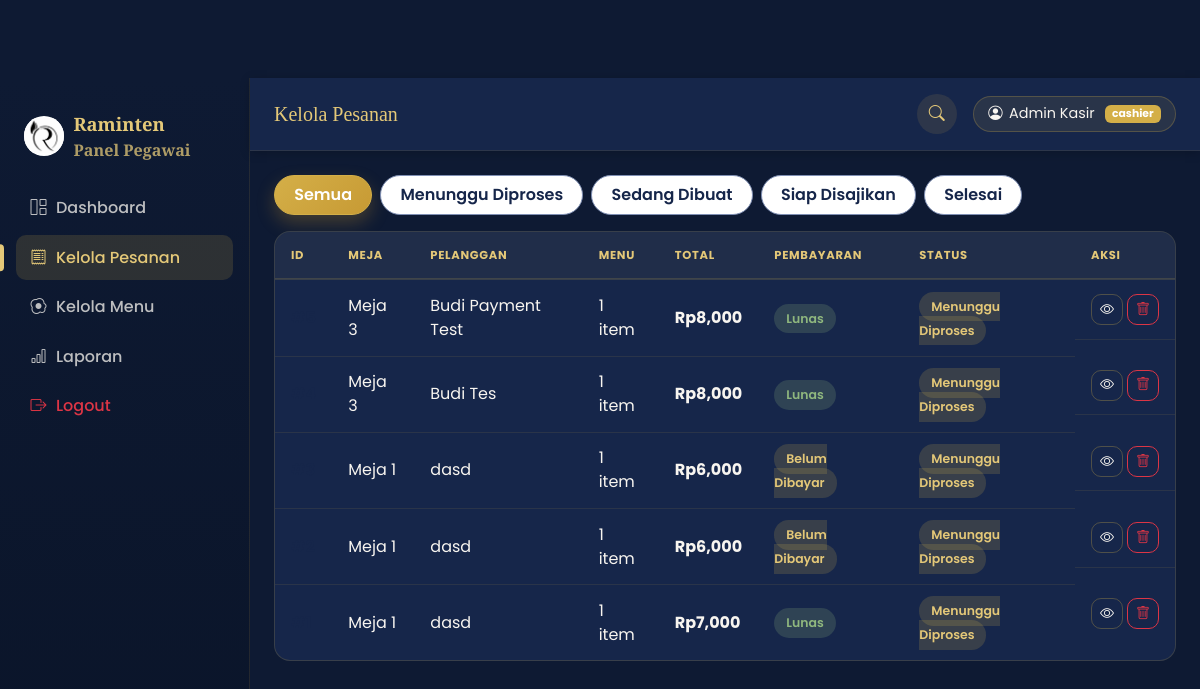
The app's page /admin/orders (signed in), older data.
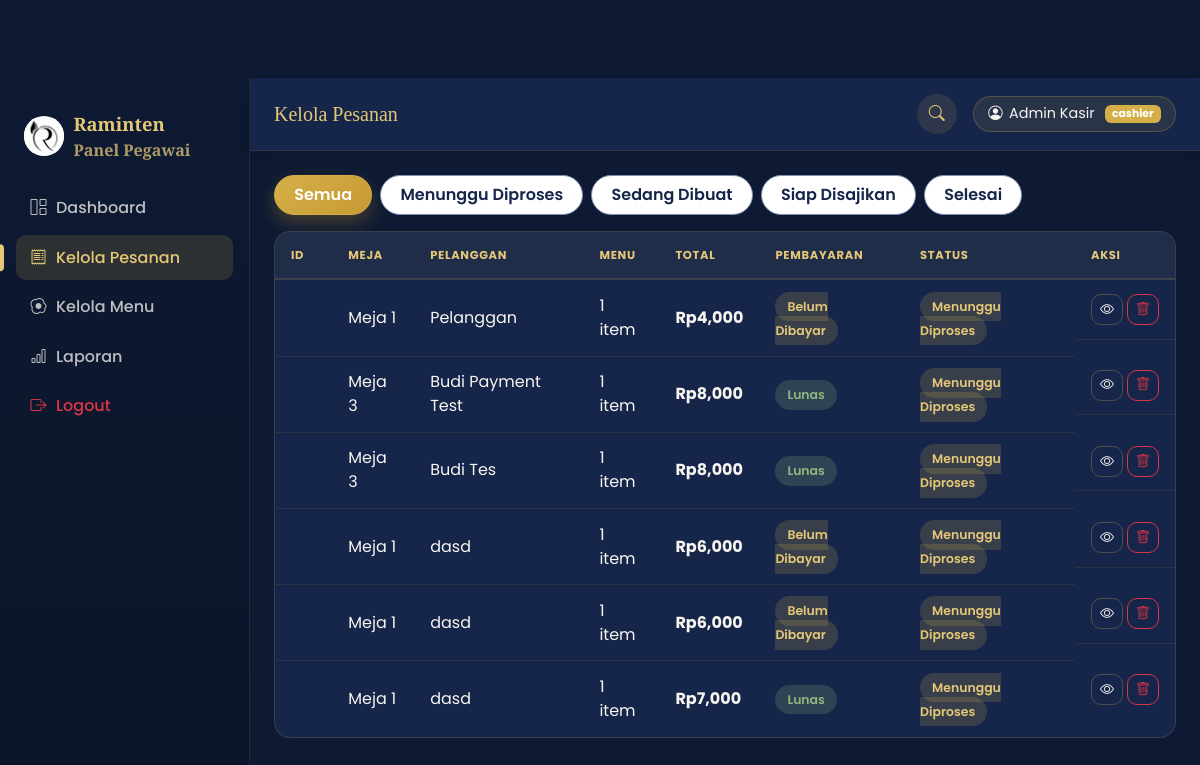
The same page, newer data.
### models/order.py (models this page shows, shortened)
class Order(db.Model):
    __tablename__ = "orders"
    id = db.Column(db.Integer, primary_key=True)
    order_number = db.Column(db.String(30), unique=True, nullable=True)
    table_id = db.Column(db.Integer, db.ForeignKey("tables.id"), nullable=True)
    table_number = db.Column(db.Integer, nullable=False)
    customer_name = db.Column(db.String(100), default="Pelanggan")
    customer_phone = db.Column(db.String(30), default="")
    note = db.Column(db.String(255), default="")
    _status = db.Column("status", db.String(30), default=STATUS_FLOW[0])
    _payment_status = db.Column("payment_status", db.String(20), default=PAYMENT_BELUM_DIBAYAR)
    payment_method = db.Column(db.String(20), default="QRIS")
    paid_at = db.Column(db.DateTime, nullable=True)
    created_at = db.Column(db.DateTime, default=datetime.utcnow)
    updated_at = db.Column(db.DateTime, default=datetime.utcnow, onupdate=datetime.utcnow)
    items = db.relationship("OrderItem", backref="order", lazy=True, cascade="all, delete-orphan")
    transaction = db.relationship("Transaction", backref="order", uselist=False, cascade="all, delete-orphan")
    @property
    def status(self):
        return self._status
    @status.setter
    def status(self, value):
        if value not in STATUS_FLOW:
            raise ValueError(f"Status pesanan '{value}' tidak valid.")
        self._status = value
        self.updated_at = datetime.utcnow()
    @property
    def payment_status(self):
        return self._payment_status
    @payment_status.setter
    def payment_status(self, value):
        if value not in PAYMENT_STATUS_FLOW:
            raise ValueError(f"Status pembayaran '{value}' tidak valid.")
        self._payment_status = value
    @property
    def total_price(self):
        return sum(item.subtotal for item in self.items)

class OrderItem(db.Model):
    __tablename__ = "order_items"
    id = db.Column(db.Integer, primary_key=True)
    order_id = db.Column(db.Integer, db.ForeignKey("orders.id"), nullable=False)
    menu_item_id = db.Column(db.Integer, db.ForeignKey("menu_items.id"), nullable=False)
    quantity = db.Column(db.Integer, default=1)
    price_at_order = db.Column(db.Float, nullable=False)
    @property
    def subtotal(self):
        return self.quantity * self.price_at_order

### routes/admin.py (the view)
@admin_bp.route("/orders")
@login_required
def orders():
    status_filter = request.args.get("status", "Semua")
    query = Order.query.order_by(Order.created_at.desc())
    if status_filter != "Semua":
        query = query.filter_by(_status=status_filter)
    order_list = query.all()
    return render_template("admin/orders.html", orders=order_list, status_filter=status_filter,
                            status_flow=STATUS_FLOW)

### routes/auth.py (called while the page is built)
def login_required(view_func):
    @wraps(view_func)
    def wrapped(*args, **kwargs):
        if not session.get("staff_id"):
            flash("Silakan login terlebih dahulu.", "warning")
            return redirect(url_for("auth.login"))
        return view_func(*args, **kwargs)
    return wrapped

### templates/admin/orders.html (shortened to what this page needs)
{% extends "admin/base.html" %}
{% block page_title %}Kelola Pesanan{% endblock %}
{% block content %}
<div class="d-flex gap-2 flex-wrap mb-3">
  <a href="{{ url_for('admin.orders', status='Semua') }}"
     class="category-pill {{ 'active' if status_filter=='Semua' }}">Semua</a>
  {% for s in status_flow %}
  <a href="{{ url_for('admin.orders', status=s) }}"
     class="category-pill {{ 'active' if status_filter==s }}">{{ s }}</a>
  {% endfor %}
</div>
<div class="stat-card p-0 table-responsive-card">
  <div class="table-responsive">
  <table class="table mb-0 align-middle">
    <thead>
      <tr>
        <th>ID</th>
        <th>Meja</th>
        <th>Pelanggan</th>
        <th>Menu</th>
        <th>Total</th>
        <th>Pembayaran</th>
        <th>Status</th>
        <th>Aksi</th>
      </tr>
    </thead>
    <tbody id="orders-tbody">
      {% for o in orders %}
      <tr class="order-row" data-href="{{ url_for('admin.order_detail', order_id=o.id) }}">
        <td class="fw-bold" style="color:var(--coklat-700);">#{{ o.id }}</td>
        <td>Meja {{ o.table_number }}</td>
        <td>{{ o.customer_name }}</td>
        <td>{{ o.items|length }} item</td>
        <td class="fw-bold">Rp{{ '{:,.0f}'.format(o.total_price) }}</td>
        <td><span class="badge-status {{ 'siap' if o.payment_status == 'Lunas' else 'menunggu' }}">{{ o.payment_status }}</span></td>
        <td>
          <span class="badge-status {{ {'Menunggu Diproses':'menunggu','Sedang Dibuat':'dibuat','Siap Disajikan':'siap','Selesai':'selesai'}.get(o.status, 'menunggu') }}">
            {{ o.status }}
          </span>
        </td>
        <td class="d-flex gap-1">
          <a href="{{ url_for('admin.order_detail', order_id=o.id) }}" class="btn btn-sm btn-outline-secondary">
            <i class="bi bi-eye"></i>
          </a>
          <form action="{{ url_for('admin.order_delete', order_id=o.id) }}" method="POST"
                onsubmit="return confirm('Hapus pesanan #{{ o.id }}?');" onclick="event.stopPropagation();">
            <button class="btn btn-sm btn-outline-danger"><i class="bi bi-trash"></i></button>
          </form>
        </td>
      </tr>
      {% else %}
      <tr><td colspan="8" class="text-center text-muted py-4">Belum ada pesanan.</td></tr>
      {% endfor %}
    </tbody>
  </table>
  </div>
</div>
{% endblock %}

Row changes from the older to the newer data that the page shows:
added Order: table_number "1", customer_name "Pelanggan", items|length "1", payment_status "Belum Dibayar", status "Menunggu Diproses"
added OrderItem: total_price "4,000"
